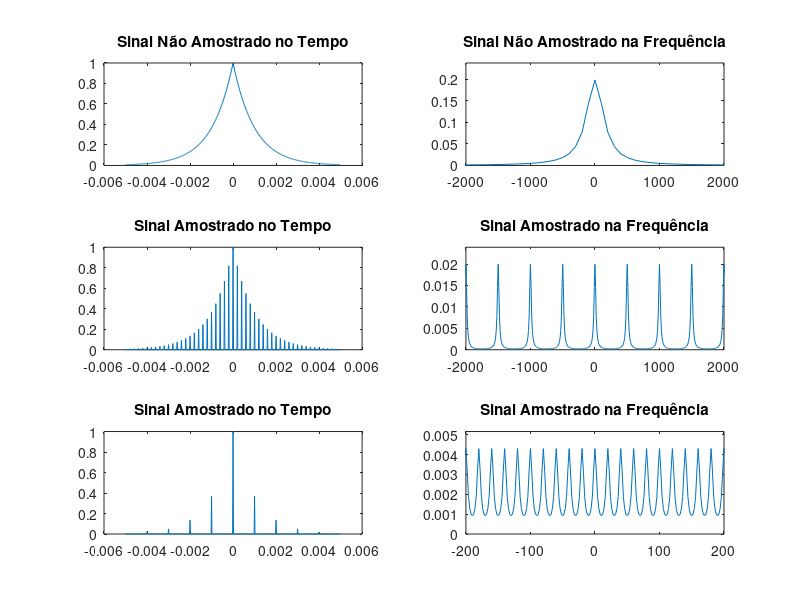

This figure's MATLAB source:
clc;clear all;close all;
%% Parâmetros
fs=5*1e4;                                               % Frequência de amsotragem 500kHz
ti=5e-3;                                                % Tempo inicial
t=-ti:1/fs:ti-1/fs;                                     % Eixo do tempo
xv=exp(-1000*abs(t));                                   % Sinal x(n)
subplot(3,2,1)
plot(t,xv)
title('Sinal Não Amostrado no Tempo')

%% Aplicando a transformada de Fourier ao sinal 500kHz - No_return-to-zero
lfft=length(xv);
Xa=fftshift(fft(xv,lfft)/lfft);
freq500=-fs/2:fs/lfft:fs/2-1/fs;
subplot(3,2,2)
plot(freq500,abs(Xa))
title('Sinal Não Amostrado na Frequência')
axis([-2000 2000 0  1.2*max(abs(Xa))])

%% Amostragem 5kHz
FS=5e3;                                                 % Nova frequência de amostragem 5kHz
N=round(fs/FS);                                         % Numeros de elementos pulados
x_samp=downsample(xv,N);                                % Coleta 1 amostra a cada N_samp amostras do sinal 
x_samp=upsample(x_samp,N);                              % Retorna vetor amostrado com o número inicial de elementos
subplot(3,2,3)
plot(t,x_samp)                    
title('Sinal Amostrado no Tempo')

%% Aplicando a transformada de Fourier ao sinal Amostrado 5kHz
lfft=length(x_samp);
Xa5=fftshift(fft(x_samp,lfft)/lfft);
freq5=-FS/2:FS/lfft:FS/2-1/FS;
subplot(3,2,4)
plot(freq5,abs(Xa5))
title('Sinal Amostrado na Frequência')
axis([-2000 2000 0 1.2*max(abs(Xa5))])

%% Amostragem 1kHz
FS=1e3;                                                 % Nova frequência de amostragem 1kHz
N=round(fs/FS);                                         % Numeros de elementos pulados
x_samp=downsample(xv,N);                                % Coleta 1 amostra a cada N_samp amostras do sinal 
x_samp=upsample(x_samp,N);                              % Retorna vetor amostrado com o número inicial de elementos
subplot(3,2,5)
plot(t,x_samp)                    
title('Sinal Amostrado no Tempo')

%% Aplicando a transformada de Fourier ao sinal Amostrado 1kHz
lfft=length(x_samp);
Xa1=fftshift(fft(x_samp,lfft)/lfft);
freq1=-FS/2:FS/lfft:FS/2-1/FS;
subplot(3,2,6)
plot(freq1,abs(Xa1))
title('Sinal Amostrado na Frequência')
axis([-200 200 0 1.2*max(abs(Xa1))])